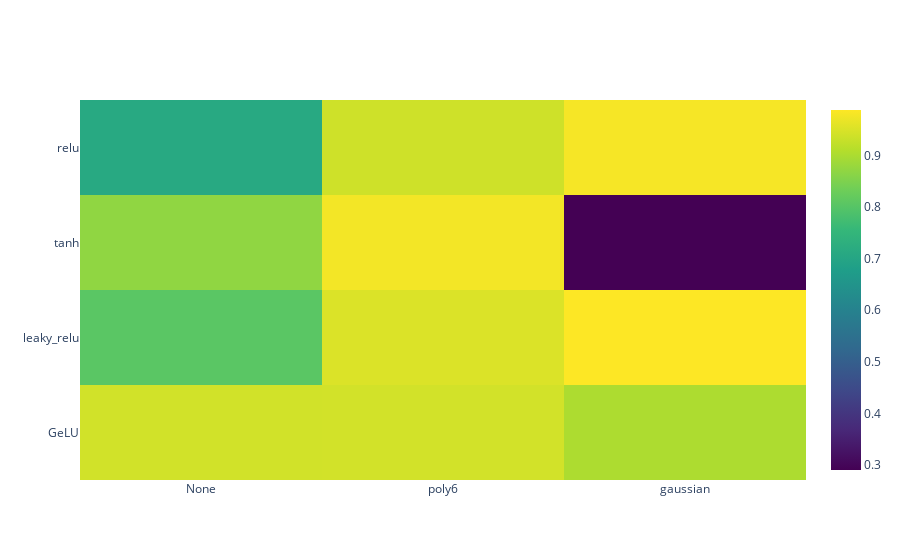
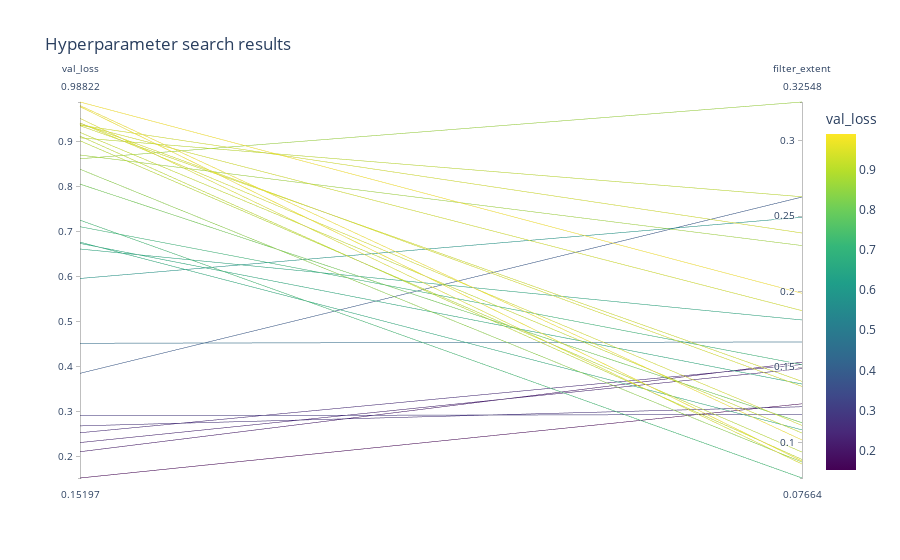
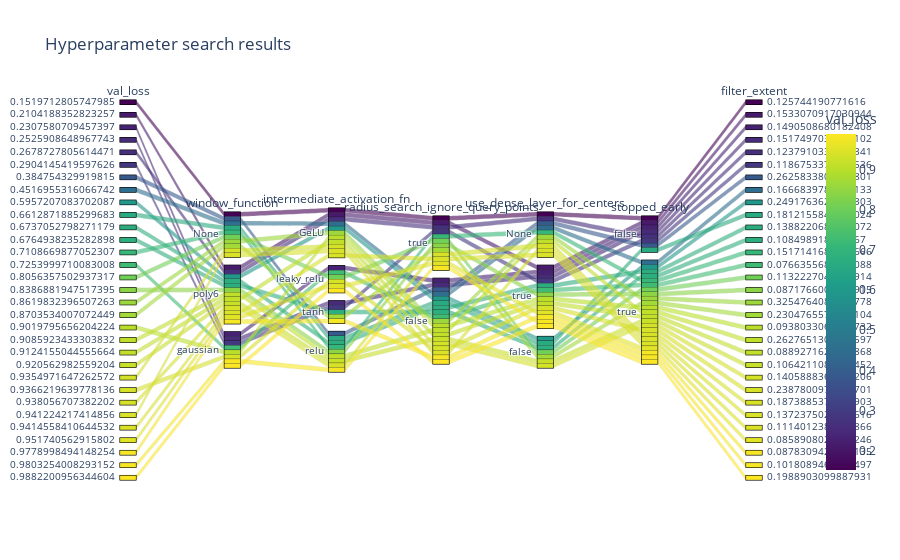

The notebook cell these images were saved under, in order:
### Code cell
# Create heatmap

fig = go.Figure(data=go.Heatmap(
    z=df['val_loss'],
    x=df['window_function'],
    y=df['intermediate_activation_fn'],
    colorscale='Viridis'))
fig.show()

# Create parallel coordinates plot
fig = px.parallel_coordinates(
    df,
    dimensions=['val_loss', 'window_function', 'intermediate_activation_fn', 'radius_search_ignore_query_points', 'use_dense_layer_for_centers', 'stopped_early', 'filter_extent'],
    color='val_loss',
    color_continuous_scale='viridis',
    title='Hyperparameter search results',
)
fig.show()

# Create parallel categories plot
fig = px.parallel_categories(
    df,
    dimensions=['val_loss', 'window_function', 'intermediate_activation_fn', 'radius_search_ignore_query_points', 'use_dense_layer_for_centers', 'stopped_early', 'filter_extent'],
    color='val_loss',
    color_continuous_scale='viridis',
    title='Hyperparameter search results',
)
fig.show()

### Figure 1 — Plotly figure (JSON) as saved in the notebook; plotly's stock layout.template omitted (floating-point values rounded to 4 significant figures)
{"data": [{"colorscale": [[0, "#440154"], [0.1111, "#482878"], [0.2222, "#3e4989"], [0.3333, "#31688e"], [0.4444, "#26828e"], [0.5556, "#1f9e89"], [0.6667, "#35b779"], [0.7778, "#6ece58"], [0.8889, "#b5de2b"], [1, "#fde725"]], "type": "heatmap", "x": ["None", "poly6", "gaussian", "gaussian", "poly6", "gaussian", "None", "None", "poly6", "None", "poly6", "poly6", "None", "gaussian", "None", "poly6", "None", "None", "gaussian", "poly6", "poly6", "poly6", "None", "gaussian", "poly6", "None", "poly6", "poly6", "poly6", "gaussian", "gaussian"], "y": ["GeLU", "GeLU", "leaky_relu", "tanh", "GeLU", "tanh", "relu", "GeLU", "GeLU", "relu", "relu", "tanh", "relu", "leaky_relu", "leaky_relu", "relu", "GeLU", "tanh", "GeLU", "relu", "GeLU", "relu", "GeLU", "leaky_relu", "relu", "GeLU", "GeLU", "leaky_relu", "tanh", "relu", "leaky_relu"], "z": [0.152, 0.2104, 0.2308, 0.2526, 0.2679, 0.2904, 0.3848, 0.4517, 0.5957, 0.6613, 0.6737, 0.6765, 0.7109, 0.7254, 0.8056, 0.8387, 0.862, 0.8704, 0.902, 0.9086, 0.9124, 0.9206, 0.9355, 0.9366, 0.9381, 0.9412, 0.9415, 0.9517, 0.9779, 0.9803, 0.9882]}], "layout": {}}

### Figure 2 — Plotly figure (JSON) as saved in the notebook; plotly's stock layout.template omitted (floating-point values rounded to 4 significant figures)
{"data": [{"dimensions": [{"label": "val_loss", "values": [0.152, 0.2104, 0.2308, 0.2526, 0.2679, 0.2904, 0.3848, 0.4517, 0.5957, 0.6613, 0.6737, 0.6765, 0.7109, 0.7254, 0.8056, 0.8387, 0.862, 0.8704, 0.902, 0.9086, 0.9124, 0.9206, 0.9355, 0.9366, 0.9381, 0.9412, 0.9415, 0.9517, 0.9779, 0.9803, 0.9882]}, {"label": "filter_extent", "values": [0.1257, 0.1533, 0.1491, 0.1517, 0.1238, 0.1187, 0.2626, 0.1667, 0.2492, 0.1812, 0.1388, 0.1085, 0.1517, 0.07664, 0.1132, 0.08718, 0.3255, 0.2305, 0.0938, 0.2628, 0.08893, 0.1064, 0.1406, 0.2388, 0.1874, 0.1372, 0.1114, 0.08589, 0.08783, 0.1018, 0.1989]}], "domain": {"x": [0, 1], "y": [0, 1]}, "line": {"color": [0.152, 0.2104, 0.2308, 0.2526, 0.2679, 0.2904, 0.3848, 0.4517, 0.5957, 0.6613, 0.6737, 0.6765, 0.7109, 0.7254, 0.8056, 0.8387, 0.862, 0.8704, 0.902, 0.9086, 0.9124, 0.9206, 0.9355, 0.9366, 0.9381, 0.9412, 0.9415, 0.9517, 0.9779, 0.9803, 0.9882], "coloraxis": "coloraxis"}, "name": "", "type": "parcoords"}], "layout": {"coloraxis": {"colorbar": {"title": {"text": "val_loss"}}, "colorscale": [[0, "#440154"], [0.1111, "#482878"], [0.2222, "#3e4989"], [0.3333, "#31688e"], [0.4444, "#26828e"], [0.5556, "#1f9e89"], [0.6667, "#35b779"], [0.7778, "#6ece58"], [0.8889, "#b5de2b"], [1, "#fde725"]]}, "legend": {"tracegroupgap": 0}, "title": {"text": "Hyperparameter search results"}}}

### Figure 3 — Plotly figure (JSON) as saved in the notebook; plotly's stock layout.template omitted (floating-point values rounded to 4 significant figures)
{"data": [{"dimensions": [{"label": "val_loss", "values": [0.152, 0.2104, 0.2308, 0.2526, 0.2679, 0.2904, 0.3848, 0.4517, 0.5957, 0.6613, 0.6737, 0.6765, 0.7109, 0.7254, 0.8056, 0.8387, 0.862, 0.8704, 0.902, 0.9086, 0.9124, 0.9206, 0.9355, 0.9366, 0.9381, 0.9412, 0.9415, 0.9517, 0.9779, 0.9803, 0.9882]}, {"label": "window_function", "values": ["None", "poly6", "gaussian", "gaussian", "poly6", "gaussian", "None", "None", "poly6", "None", "poly6", "poly6", "None", "gaussian", "None", "poly6", "None", "None", "gaussian", "poly6", "poly6", "poly6", "None", "gaussian", "poly6", "None", "poly6", "poly6", "poly6", "gaussian", "gaussian"]}, {"label": "intermediate_activation_fn", "values": ["GeLU", "GeLU", "leaky_relu", "tanh", "GeLU", "tanh", "relu", "GeLU", "GeLU", "relu", "relu", "tanh", "relu", "leaky_relu", "leaky_relu", "relu", "GeLU", "tanh", "GeLU", "relu", "GeLU", "relu", "GeLU", "leaky_relu", "relu", "GeLU", "GeLU", "leaky_relu", "tanh", "relu", "leaky_relu"]}, {"label": "radius_search_ignore_query_points", "values": [true, true, false, false, true, true, false, false, false, false, false, false, true, false, true, true, false, true, false, false, false, false, false, false, true, false, true, true, false, true, false]}, {"label": "use_dense_layer_for_centers", "values": ["None", true, true, true, "None", true, "None", "None", false, false, true, false, "None", true, false, true, "None", false, true, "None", true, false, false, true, "None", "None", "None", true, true, true, true]}, {"label": "stopped_early", "values": [false, false, false, false, false, false, false, true, true, false, true, true, true, true, true, true, true, true, true, true, true, true, true, true, true, true, true, true, true, true, true]}, {"label": "filter_extent", "values": [0.1257, 0.1533, 0.1491, 0.1517, 0.1238, 0.1187, 0.2626, 0.1667, 0.2492, 0.1812, 0.1388, 0.1085, 0.1517, 0.07664, 0.1132, 0.08718, 0.3255, 0.2305, 0.0938, 0.2628, 0.08893, 0.1064, 0.1406, 0.2388, 0.1874, 0.1372, 0.1114, 0.08589, 0.08783, 0.1018, 0.1989]}], "domain": {"x": [0, 1], "y": [0, 1]}, "line": {"color": [0.152, 0.2104, 0.2308, 0.2526, 0.2679, 0.2904, 0.3848, 0.4517, 0.5957, 0.6613, 0.6737, 0.6765, 0.7109, 0.7254, 0.8056, 0.8387, 0.862, 0.8704, 0.902, 0.9086, 0.9124, 0.9206, 0.9355, 0.9366, 0.9381, 0.9412, 0.9415, 0.9517, 0.9779, 0.9803, 0.9882], "coloraxis": "coloraxis"}, "name": "", "type": "parcats"}], "layout": {"coloraxis": {"colorbar": {"title": {"text": "val_loss"}}, "colorscale": [[0, "#440154"], [0.1111, "#482878"], [0.2222, "#3e4989"], [0.3333, "#31688e"], [0.4444, "#26828e"], [0.5556, "#1f9e89"], [0.6667, "#35b779"], [0.7778, "#6ece58"], [0.8889, "#b5de2b"], [1, "#fde725"]]}, "legend": {"tracegroupgap": 0}, "title": {"text": "Hyperparameter search results"}}}
